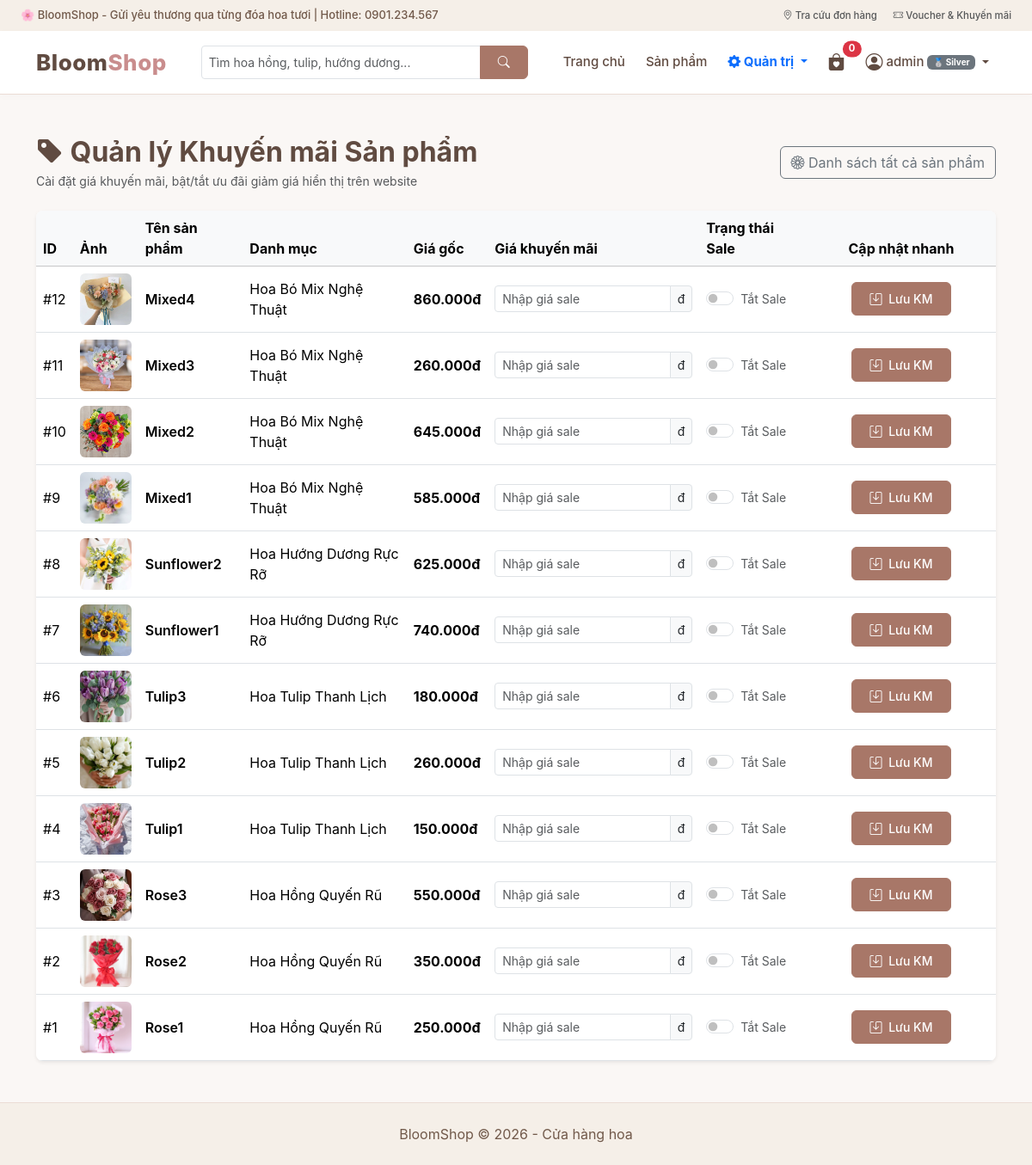
/index.php?act=khuyenmai (signed in), run on the app's committed database.
### tables this page shows
CREATE TABLE `sanpham` (
  `id` int(11) NOT NULL AUTO_INCREMENT,
  `name` varchar(150) NOT NULL,
  `price` decimal(12,2) NOT NULL,
  `image` varchar(255) NOT NULL,
  `id_dm` int(11) NOT NULL,
  `sale_price` decimal(12,2) DEFAULT NULL,
  `is_sale` tinyint(1) DEFAULT 0,
  `description` text DEFAULT NULL,
  PRIMARY KEY (`id`),
  KEY `id_dm` (`id_dm`),
  CONSTRAINT `sanpham_ibfk_1` FOREIGN KEY (`id_dm`) REFERENCES `danhmuc` (`id`)
);

CREATE TABLE `danhmuc` (
  `id` int(11) NOT NULL AUTO_INCREMENT,
  `name` varchar(100) NOT NULL,
  PRIMARY KEY (`id`)
);

### controller/BaseController.php (called while the page is built, shortened)
<?php
class BaseController
{
    public function renderView($view_file, $data_truyen = [])
    {
        $asset_dir = file_exists('view/css/style.css') ? 'view' : (file_exists('../view/css/style.css') ? '../view' : 'view');
        extract($data_truyen);
        include __DIR__ . "/../view/header.php";
        include __DIR__ . "/../view/" . $view_file;
        include __DIR__ . "/../view/footer.php";
        exit;
    }
}

### controller/QuanTriController.php (called while the page is built, shortened)
<?php
require_once __DIR__ . '/BaseController.php';
require_once __DIR__ . '/../model/SanPhamModel.php';
class QuanTriController extends BaseController
{
    private $sanPhamModel;
    public function __construct()
    {
        $this->sanPhamModel = new SanPhamModel();
    }
    public function khuyenMai()
    {
        $danhsach_sp = $this->sanPhamModel->getAllProductsWithSale();
        $this->renderView('admin_khuyenmai.php', ['danhsach_sp' => $danhsach_sp]);
    }
}

### model/BaseModel.php (called while the page is built, shortened)
<?php
class BaseModel extends database
{
    private static $cached_conn = null;
    protected function get_conn()
    {
        if (self::$cached_conn === null) {
            self::$cached_conn = $this->connection_database();
        }
        return self::$cached_conn;
    }
    public function queryAll($sql, $params = [])
    {
        $conn = $this->get_conn();
        $stmt = $conn->prepare($sql);
        $stmt->execute($params);
        return $stmt->fetchAll(PDO::FETCH_ASSOC);
    }
    public function readitem($sql, $params = [])
    {
        return $this->queryAll($sql, $params);
    }
}

### model/SanPhamModel.php (called while the page is built, shortened)
<?php
require_once __DIR__ . '/BaseModel.php';
class SanPhamModel extends BaseModel
{
    public function getAllProductsWithSale()
    {
        $sql = "SELECT sanpham.*, danhmuc.name AS tendanhmuc
                FROM sanpham LEFT JOIN danhmuc ON sanpham.id_dm = danhmuc.id ORDER BY sanpham.is_sale DESC, sanpham.id DESC";
        return $this->readitem($sql);
    }
}

### view/admin_khuyenmai.php (the view, shortened to what this page needs)
<div class="container my-5">
    <div class="d-flex justify-content-between align-items-center mb-4 flex-wrap gap-2">
        <div>
            <h2 class="fw-bold mb-1" style="color: #604b41;">
                <i class="bi bi-tag-fill"></i> Quản lý Khuyến mãi Sản phẩm
            </h2>
            <p class="text-muted small mb-0">Cài đặt giá khuyến mãi, bật/tắt ưu đãi giảm giá hiển thị trên website</p>
        </div>
        <a href="index.php?act=quanlysp" class="btn btn-outline-secondary">
            <i class="bi bi-flower1"></i> Danh sách tất cả sản phẩm
        </a>
    </div>
    <div class="card border-0 shadow-sm rounded-3 overflow-hidden bg-white">
        <div class="table-responsive">
            <table class="table table-hover align-middle mb-0">
                <thead class="table-light">
                    <tr>
                        <th>ID</th>
                        <th>Ảnh</th>
                        <th>Tên sản phẩm</th>
                        <th>Danh mục</th>
                        <th>Giá gốc</th>
                        <th>Giá khuyến mãi</th>
                        <th>Trạng thái Sale</th>
                        <th class="text-center" style="width: 220px;">Cập nhật nhanh</th>
                    </tr>
                </thead>
                <tbody>
                    <?php if (!empty($danhsach_sp)) { foreach ($danhsach_sp as $sp) {
                    ?>
                        <tr>
                            <td>#<?= $sp['id'] ?></td>
                            <td>
                                <img src="<?= $asset_dir ?>/image/sanpham/<?= htmlspecialchars($sp['image']) ?>" width="60" height="60" class="rounded object-fit-cover" alt="" onerror="this.src='<?= $asset_dir ?>/image/banner.jpg'">
                            </td>
                            <td class="fw-semibold"><?= htmlspecialchars($sp['name']) ?></td>
                            <td><?= htmlspecialchars($sp['tendanhmuc']) ?></td>
                            <td class="fw-bold"><?= number_format($sp['price'], 0, ',', '.') ?>đ</td>
                            <form method="POST" action="index.php?act=capnhatkhuyenmai">
                                <td>
                                    <div class="input-group input-group-sm">
                                        <input type="number" min="0" step="1000" name="sale_price" class="form-control" value="<?= $sp['sale_price'] ?>" placeholder="Nhập giá sale">
                                        <span class="input-group-text">đ</span>
                                    </div>
                                </td>
                                <td>
                                    <div class="form-check form-switch">
                                        <input class="form-check-input" type="checkbox" name="is_sale" value="1" id="sale_<?= $sp['id'] ?>" <?= (!empty($sp['is_sale'])) ? 'checked' : '' ?>>
                                        <label class="form-check-label small" for="sale_<?= $sp['id'] ?>">
                                            <?= (!empty($sp['is_sale'])) ? '<span class="text-danger fw-bold">Đang Sale</span>' : '<span class="text-muted">Tắt Sale</span>' ?>
                                        </label>
                                    </div>
                                </td>
                                <td class="text-center">
                                    <button type="submit" name="capnhatkm" class="btn btn-bloom btn-sm">
                                        <i class="bi bi-save me-1"></i> Lưu KM
                                    </button>
                                </td>
                            </form>
                        </tr>
                    <?php }} else { ?>
                        <tr>
                            <td colspan="8" class="text-center py-4 text-muted">Chưa có sản phẩm nào.</td>
                        </tr>
                    <?php } ?>
                </tbody>
            </table>
        </div>
    </div>
</div>

### view/css/style.css (style rules this page uses)
:root { --bloom-primary: #a87768; --bloom-hover: #81594e; --bloom-dark: #604b41; --bloom-light: #faf7f5; --bloom-cream: #f5efe8; --bloom-accent: #c98d8d; --bloom-border: #ebdcd5; }
html { scroll-behavior: smooth; }
body { margin: 0; font-family: -apple-system, BlinkMacSystemFont, "Segoe UI", Roboto, "Helvetica Neue", Arial, sans-serif; background-color: var(--bloom-light); color: #4a3e3d; text-rendering: optimizeLegibility; -webkit-font-smoothing: antialiased; }
a { color: var(--bloom-primary); text-decoration: none; transition: color 0.2s ease; }
.table-responsive { -webkit-overflow-scrolling: touch; }
.hero-button, .btn-bloom { background-color: var(--bloom-primary); border-color: var(--bloom-primary); color: #ffffff; padding: 8px 20px; border-radius: 6px; font-weight: 500; transition: all 0.2s ease; }

### data on the page
sanpham: id "12", image (picture), name "Mixed4", id_dm.name "Hoa Bó Mix Nghệ Thuật", price "860.000", shows "Tắt Sale"
sanpham: id "11", image (picture), name "Mixed3", id_dm.name "Hoa Bó Mix Nghệ Thuật", price "260.000", shows "Tắt Sale"
sanpham: id "10", image (picture), name "Mixed2", id_dm.name "Hoa Bó Mix Nghệ Thuật", price "645.000", shows "Tắt Sale"
sanpham: id "9", image (picture), name "Mixed1", id_dm.name "Hoa Bó Mix Nghệ Thuật", price "585.000", shows "Tắt Sale"
sanpham: id "8", image (picture), name "Sunflower2", id_dm.name "Hoa Hướng Dương Rực Rỡ", price "625.000", shows "Tắt Sale"
sanpham: id "7", image (picture), name "Sunflower1", id_dm.name "Hoa Hướng Dương Rực Rỡ", price "740.000", shows "Tắt Sale"
sanpham: id "6", image (picture), name "Tulip3", id_dm.name "Hoa Tulip Thanh Lịch", price "180.000", shows "Tắt Sale"
sanpham: id "5", image (picture), name "Tulip2", id_dm.name "Hoa Tulip Thanh Lịch", price "260.000", shows "Tắt Sale"
sanpham: id "4", image (picture), name "Tulip1", id_dm.name "Hoa Tulip Thanh Lịch", price "150.000", shows "Tắt Sale"
sanpham: id "3", image (picture), name "Rose3", id_dm.name "Hoa Hồng Quyến Rũ", price "550.000", shows "Tắt Sale"
sanpham: id "2", image (picture), name "Rose2", id_dm.name "Hoa Hồng Quyến Rũ", price "350.000", shows "Tắt Sale"
sanpham: id "1", image (picture), name "Rose1", id_dm.name "Hoa Hồng Quyến Rũ", price "250.000", shows "Tắt Sale"

### other printed values
$cart_count "0"
$_SESSION['name'] "admin"
